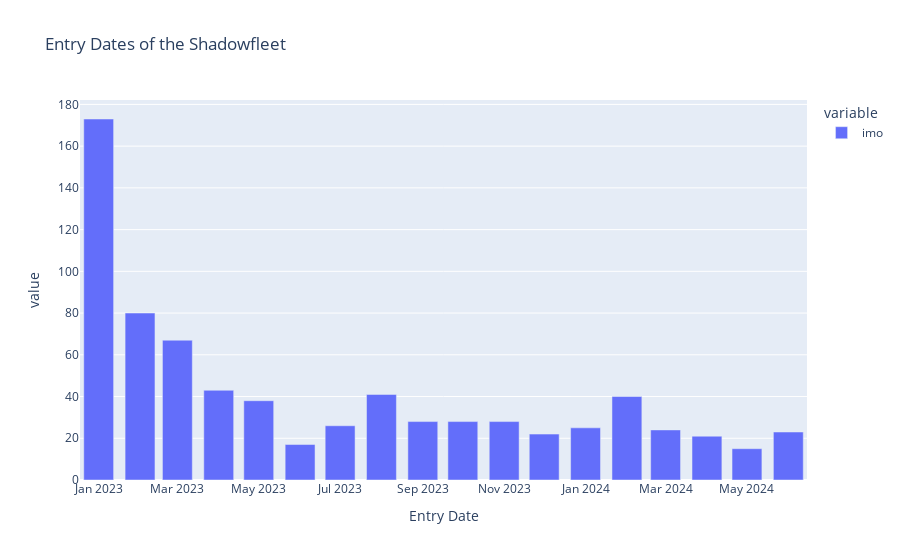

The code cell stored with this chart in its notebook:
### Code cell
# When dit the vessels enter the shadowfleet? (use our uninsured data)
# The first date should be discarded as it is the date of the first entry in the dataset, but the start of measurements

uninsured = pd.read_csv(PATH.joinpath('processed', 'uninsured.csv'),
                        parse_dates=['start_date', 'end_date', 'earliest_sanction_date'],
                        date_format='%Y-%m-%d')

px.bar(uninsured.groupby('start_date').imo.count(),
       title='Entry Dates of the Shadowfleet',
       labels={'start_date':'Entry Date'})

### Figure 1 — Plotly figure (JSON) as saved in the notebook; plotly's stock layout.template omitted (floating-point values rounded to 4 significant figures)
{"data": [{"alignmentgroup": "True", "hovertemplate": "variable=imo<br>Entry Date=%{x}<br>value=%{y}<extra></extra>", "legendgroup": "imo", "marker": {"color": "#636efa", "pattern": {"shape": ""}}, "name": "imo", "offsetgroup": "imo", "orientation": "v", "showlegend": true, "textposition": "auto", "type": "bar", "x": ["2023-01-01T00:00:00", "2023-02-01T00:00:00", "2023-03-01T00:00:00", "2023-04-01T00:00:00", "2023-05-01T00:00:00", "2023-06-01T00:00:00", "2023-07-01T00:00:00", "2023-08-01T00:00:00", "2023-09-01T00:00:00", "2023-10-01T00:00:00", "2023-11-01T00:00:00", "2023-12-01T00:00:00", "2024-01-01T00:00:00", "2024-02-01T00:00:00", "2024-03-01T00:00:00", "2024-04-01T00:00:00", "2024-05-01T00:00:00", "2024-06-01T00:00:00"], "xaxis": "x", "y": [173, 80, 67, 43, 38, 17, 26, 41, 28, 28, 28, 22, 25, 40, 24, 21, 15, 23], "yaxis": "y"}], "layout": {"barmode": "relative", "legend": {"title": {"text": "variable"}, "tracegroupgap": 0}, "title": {"text": "Entry Dates of the Shadowfleet"}, "xaxis": {"anchor": "y", "domain": [0, 1], "title": {"text": "Entry Date"}}, "yaxis": {"anchor": "x", "domain": [0, 1], "title": {"text": "value"}}}}
